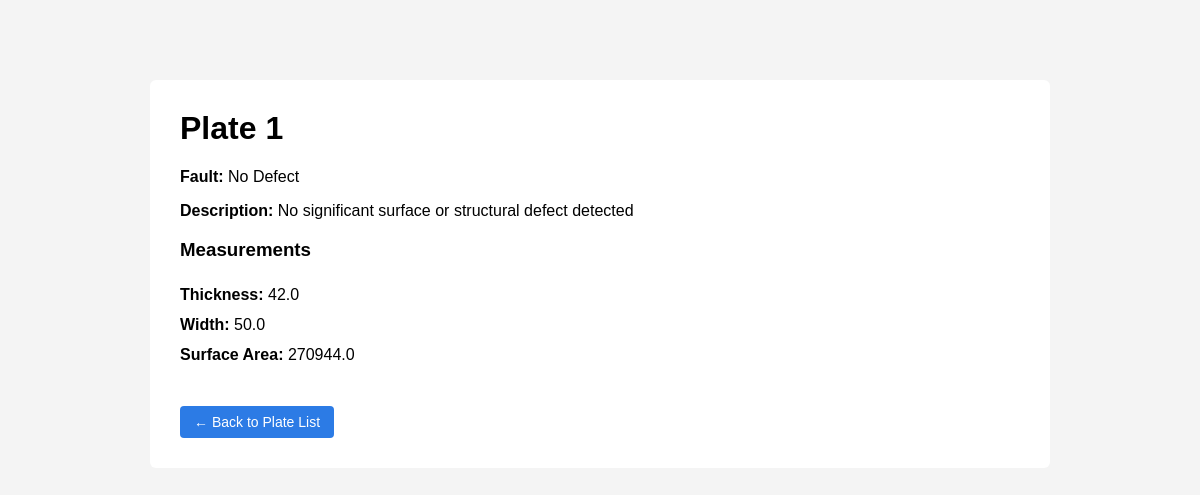
/plates/1, run on an earlier commit of the app's database.
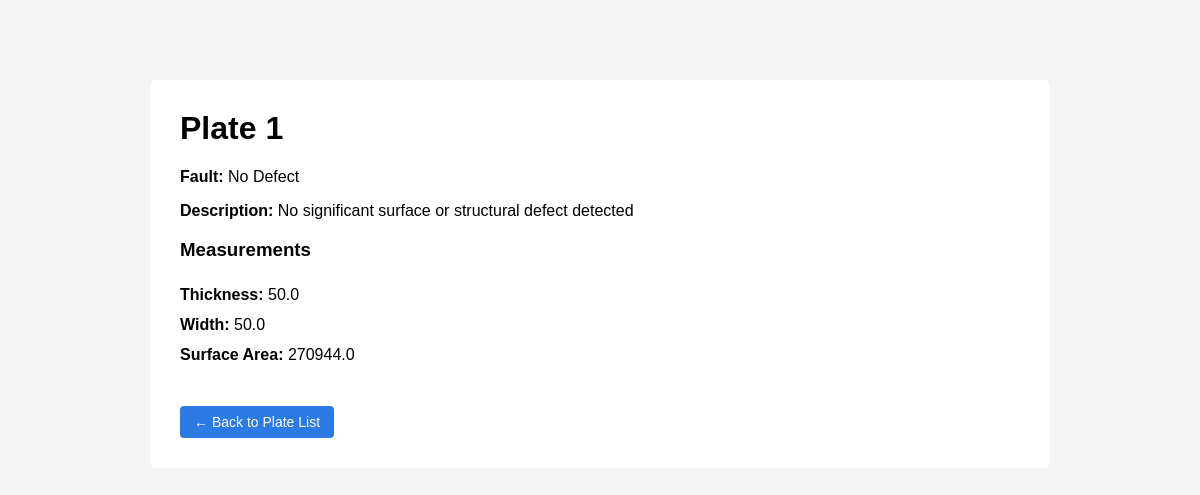
And on a later commit of the database.
### tables this page shows
CREATE TABLE plates_new (
    plate_id INTEGER PRIMARY KEY,
    fault_code TEXT,
    created_at TEXT DEFAULT CURRENT_TIMESTAMP
);

CREATE TABLE faults (
    fault_code TEXT PRIMARY KEY,
    fault_name TEXT,
    description TEXT
);

CREATE TABLE plate_measurements (
    id INTEGER PRIMARY KEY AUTOINCREMENT,
    plate_id INTEGER,
    thickness REAL,
    width REAL,
    surface_area REAL,
    FOREIGN KEY (plate_id) REFERENCES plates_new(plate_id)
);

### app.py (the view)
@app.route("/plates/<int:plate_id>")
def plate_detail(plate_id):
    conn = get_db_connection()
    cursor = conn.cursor()
    cursor.execute(
        """
        SELECT
            pn.plate_id,
            f.fault_name,
            f.description,
            m.thickness,
            m.width,
            m.surface_area
        FROM plates_new pn
        JOIN faults f ON pn.fault_code = f.fault_code
        JOIN plate_measurements m ON pn.plate_id = m.plate_id
        WHERE pn.plate_id = ?
        """,
        (plate_id,)
    )
    plate = cursor.fetchone()
    conn.close()
    if plate is None:
        return "Plate not found", 404
    return render_template("plate_detail.html", plate=plate)

### app.py (called while the page is built)
def get_db_connection():
    conn = sqlite3.connect("app.db")
    conn.row_factory = sqlite3.Row
    return conn

### templates/plate_detail.html (shortened to what this page needs)
<!DOCTYPE html>
<html>
<head>
</head>
<body>
    <div class="container">
        <h1>Plate {{ plate["plate_id"] }}</h1>
        <p><strong>Fault:</strong> {{ plate["fault_name"] }}</p>
        <p><strong>Description:</strong> {{ plate["description"] }}</p>
        <h3>Measurements</h3>
        <ul>
            <li><strong>Thickness:</strong> {{ plate["thickness"] }}</li>
            <li><strong>Width:</strong> {{ plate["width"] }}</li>
            <li><strong>Surface Area:</strong> {{ plate["surface_area"] }}</li>
        </ul>
        <a class="button" href="/plates">← Back to Plate List</a>
    </div>
</body>
</html>

### templates/plate_detail.html (style rules this page uses)
body { font-family: Arial, sans-serif; background-color: #f4f4f4; margin: 0; padding: 0; }
.container { width: 70%; margin: 80px auto; background: white; padding: 30px; border-radius: 6px; }
h1 { margin-top: 0; }
ul { list-style-type: none; padding-left: 0; }
li { padding: 6px 0; }
a.button { display: inline-block; margin-top: 20px; padding: 8px 14px; background: #2c7be5; color: white; text-decoration: none; border-radius: 4px; font-size: 14px; }

What changed in the data, as far as the page shows it:
changed plate_measurements: thickness "42.0" → "50.0"
